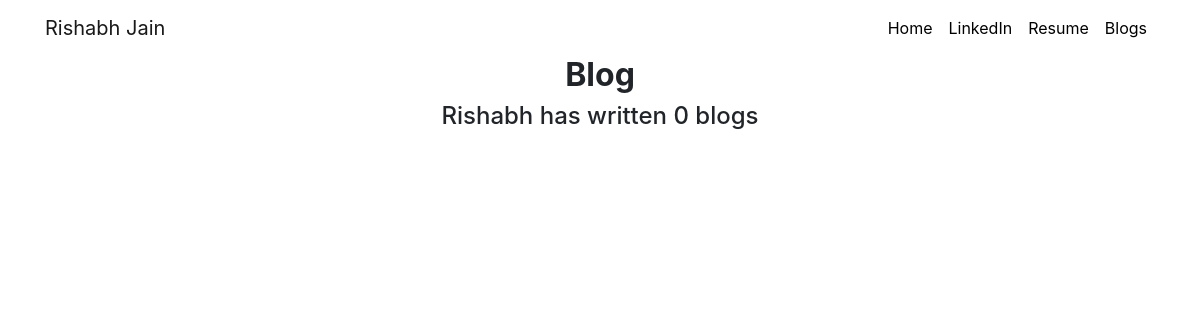
Page /blog/ on the earlier database version.
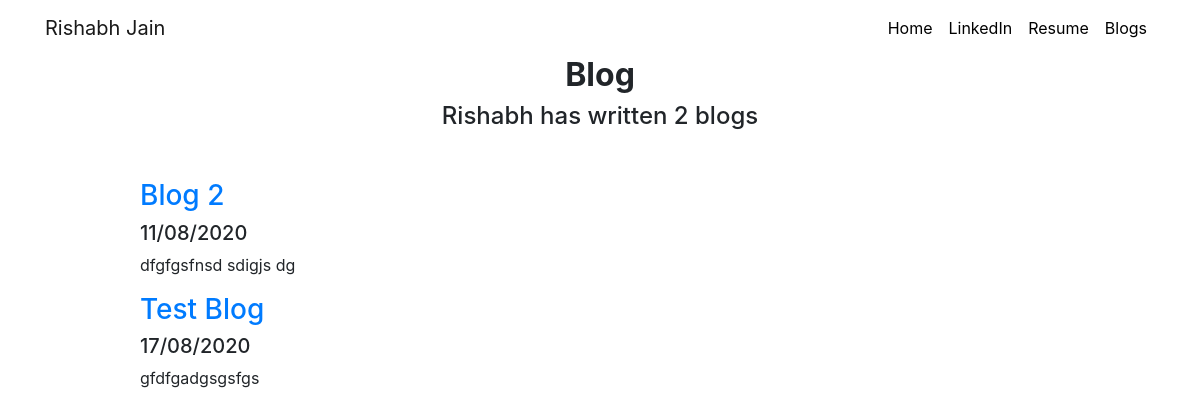
Same page on the later database version.
### blog/models.py (models this page shows, shortened)
class Blog(models.Model):
    title = models.CharField(max_length = 250)
    description = models.TextField()
    date = models.DateField()

### blog/views.py (the view)
# urls.py: path('',views.blog,name = 'blog'),
def blog(request):
    blogs = Blog.objects.order_by('date')[:5]
    return render(request,'blogs/blog.html',{"blogs":blogs})

### blog/templates/blogs/blog.html
{% extends 'portfolio/base.html' %}
{% block content %}
<h2 id="blogtitle" class="text-center font-weight-bold">Blog</h2>
<h4 class="text-center mb-5">Rishabh has written {{blogs.count}} blog{{blogs.count|pluralize}} </h4>
{% for blog in blogs %}
    <div class="row justify-content-center">
        <div class="col-md-10">
            <a href="{% url 'blog:detail' blog.id%}">
                <h3>{{blog.title}}</h3>
            </a>
            <h5 class="class="text-muted"">{{ blog.date|date:'d/m/Y'}}</h5>
            <p> {{blog.description|striptags|truncatechars:100}} </p>
        </div>
    </div>
{% endfor %}
{% endblock %}

Differences in the rows shown:
added Blog: title "Blog 2", date "11/08/2020", description "dfgfgsfnsd sdigjs dg"
added Blog: title "Test Blog", date "17/08/2020", description "gfdfgadgsgsfgs"
Other differences:
{{ blogs.count }}: "0" → "2"
